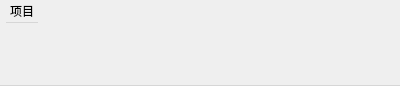
<?xml version="1.0" encoding="UTF-8"?>
<ui version="4.0">
 <class>RealTimeMenuBar</class>
 <widget class="QMenuBar" name="RealTimeMenuBar">
  <property name="geometry">
   <rect>
    <x>0</x>
    <y>0</y>
    <width>400</width>
    <height>86</height>
   </rect>
  </property>
  <property name="windowTitle">
   <string>RealTimeMenuBar</string>
  </property>
  <widget class="QMenu" name="menu">
   <property name="title">
    <string>项目</string>
   </property>
   <addaction name="actionNewProject"/>
   <addaction name="actionLoadProject"/>
   <addaction name="actionProjectInformation"/>
   <addaction name="separator"/>
   <addaction name="actionExit"/>
  </widget>
  <action name="actionNewProject">
   <property name="text">
    <string>新建项目</string>
   </property>
  </action>
  <action name="actionLoadProject">
   <property name="text">
    <string>加载项目</string>
   </property>
  </action>
  <action name="actionProjectInformation">
   <property name="text">
    <string>项目信息</string>
   </property>
  </action>
  <action name="actionExit">
   <property name="text">
    <string>退出程序</string>
   </property>
  </action>
  <addaction name="menu"/>
 </widget>
 <layoutdefault spacing="6" margin="11"/>
 <resources/>
 <connections/>
</ui>
